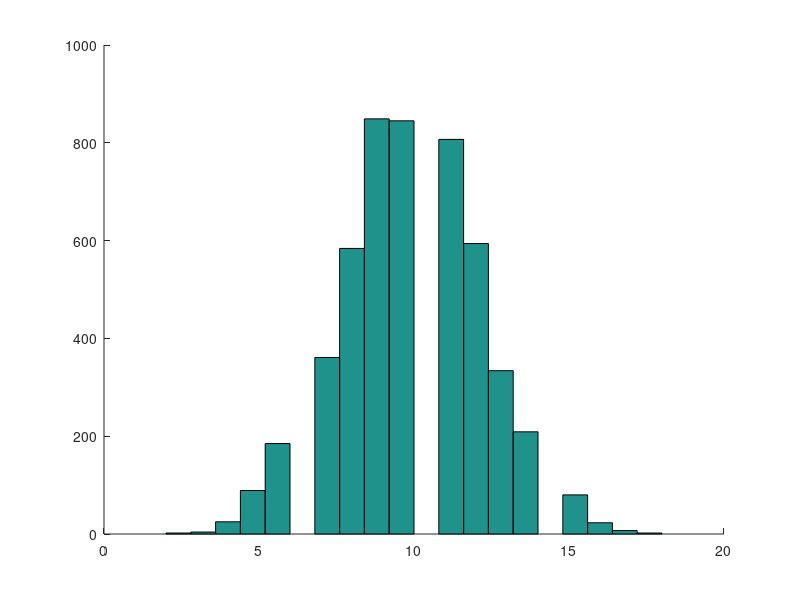

MATLAB code to generate this figure:
function fig_glm_outputnls()


    %{
    figure; hold on;
    x = -3:0.1:3;
    plot(x, exp(x), 'k-', 'LineWidth', 6);
    axis tight;
    
    figure; hold on;
    x = -5:0.1:5;
    plot(x, 1 ./ (1 + exp(-x)), 'k-', 'LineWidth', 6);
    axis tight;
    %}

    %{
    prand = poissrnd(10, 1000, 1);
    figure; hold on;
    hist(prand, 10);
    %}

    brand = binornd(20, 0.5, 5000, 1);
    figure; hold on;
    hist(brand, 20);
    

    %{
    nrand = randn(50000, 1);
    figure; hold on;
    hist(nrand, 75);
    %}


    %{
    figure; hold on;
    x = -5:0.1:5;
    mvals = [1 1.5 2];
    clrs = {'b-', 'g-', 'r-'};
    for k = 1:length(mvals)
        m = mvals(k);
        plot(x, log(1 + exp(x)).^m, clrs{k}, 'LineWidth', 6);
    end
    axis tight;
    %}

    %{
    figure; hold on;
    x = -5:0.1:5;
    plot(x, x, 'k-', 'LineWidth', 6);
    %}
